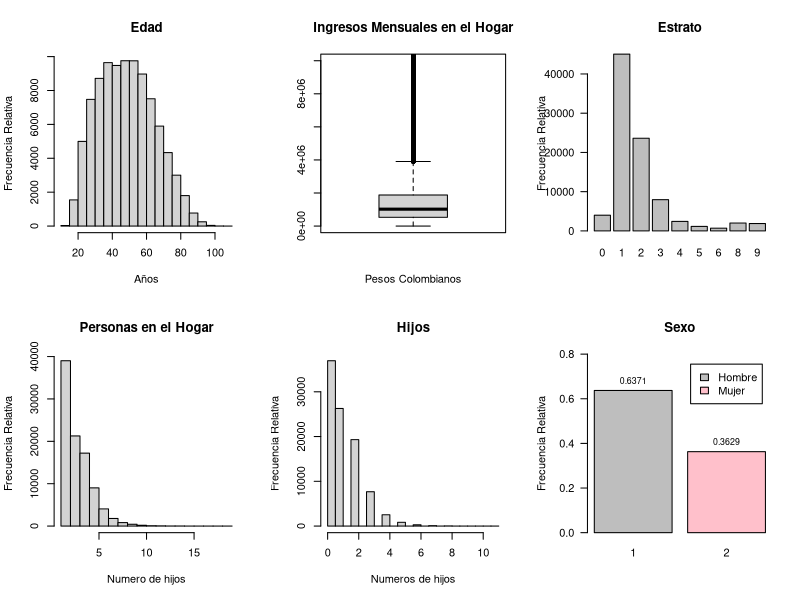
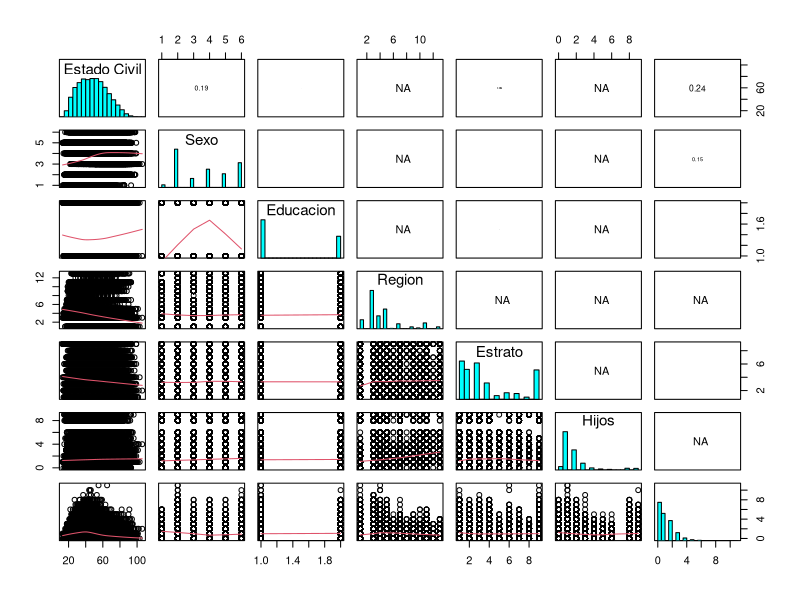
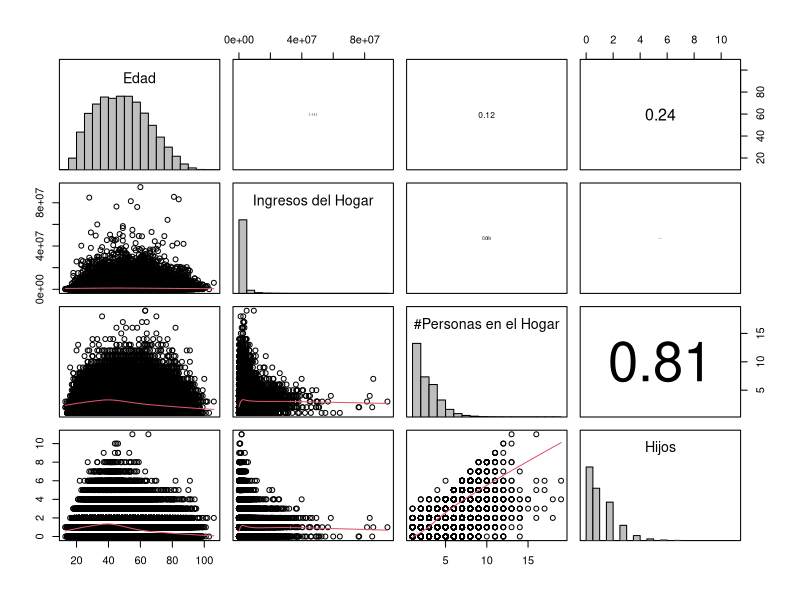

Generate these figures, in order, with R:
## ---- chunk 1
library(dplyr)
library(knitr)
## ---- chunk 2
#Lectura de la base de datos
labeled <- read.csv("../db/labeled_input.csv", header = TRUE, sep = ",")
data <- data.frame(labeled)
## ---- chunk 3
#data_n variables numericas
data_n  <- data %>% select(P6040, I_HOGAR, CANT_PERSONAS_HOGAR, HIJOS)
#data_c variables categoricas 
data_c  <- data %>% select(P6020, P5502, P6080, P8587, REGION, P8520S1A1)

#Nombres de las columnas de data_n y data_c 
colnamesdatan <- c("Edad", "Ingreso mensual del Hogar", "Personas en el hogar", "Hijos")
colnamesdatac <- c("Sexo", "Estado civil", "Etnia", "Nivel Educativo", "Region", "Estrato")

#calculo de la desviacion estandar 
sd_f <- function(data) {
  sd(data, na.rm = TRUE)
}

#Resumen numericos 
kable(summary(data_n), caption = "Medidas de localizacion", col.names = colnamesdatan)
kable(t(apply(data_n, 2, sd_f)), caption = "Desviaciones Estandar", col.names = colnamesdatan)

## ---- chunk 4
#Formato en tipo de tabla 
table_f <- function(data, colname) {
  frec <- as.data.frame(table(data))
  frec_abs <- as.data.frame(prop.table(table(data)))
  colnames(frec) <- c(colname, "Frecuencia")
  colnames(frec_abs) <- c(colname, "Frecuencia.Abs. ")
  frecuency <- merge(frec, frec_abs, by = colname)
  return(kable(frecuency))
}

#tabla de la variable sexo
table_f(data$P6020, 'Sexo')
## ---- chunk 5
#table de la variable Estado Civil
table_f(data$P5502, 'Estado Civil')
## ---- chunk 6

#tabla de la variable Etnia
table_f(data$P6080, 'Etnia')
## ---- chunk 7
#tabla de la variable Region 
table_f(data$REGION, 'Region')
## ---- chunk 8
#tabla de la variable Estrato
table_f(data$P8520S1A1, 'Estrato')
## ---- chunk 9
#tabla de la variable Educacion
table_f(data$P8587, 'Nivel Educación')
## ---- chunk 10

#Grid de tamaño 2x3 
par(mfrow = c(2, 3))


hist(data_n$P6040, main = "Edad", xlab = "Años", ylab = "Frecuencia Relativa")

boxplot(data_n$I_HOGAR, main = "Ingresos Mensuales en el Hogar", xlab = "Pesos Colombianos",
        ylim = c(0, 10000000))


t_estrato <- table(data_c$P8520S1A1)
g_estrato <- barplot(t_estrato,
                     main = "Estrato",
                     ylab = "Frecuencia Relativa",
                     las = 1)


hist(data_n$CANT_PERSONAS_HOGAR, main = "Personas en el Hogar", xlab = "Numero de hijos",
      ylab = "Frecuencia Relativa")

hist(data_n$HIJOS, main = "Hijos", xlab = "Numeros de hijos", ylab ="Frecuencia Relativa")


t_sexo <-prop.table(table(data_c$P6020))
g_sexo <- barplot(t_sexo, 
        col = c("gray", "pink"),
        main = "Sexo",
        ylab = "Frecuencia Relativa",
        ylim = c(0, 0.8),
        las = 1,
        legend.text = c ("Hombre", "Mujer"))

text(x = g_sexo,  y=t_sexo, pos=3, cex=0.8, col="black",
     label=round(t_sexo, 4))

## ---- chunk 11
#data_n %>% select(I_HOGAR) %>% filter(I_HOGAR < 100000000) %>% count()
## ---- chunk 12
data_s <- data %>% select(P6040, P5502, P6020,  P8587, REGION,  P8520S1A1, HIJOS,)
colnames(data_s) <- c("Estado Civil", "Sexo", "Educacion", "Region", "Estrato", "Hijos")

panel.hist <- function(x, ...)
{
    usr <- par("usr"); on.exit(par(usr))
    par(usr = c(usr[1:2], 0, 1.5) )
    h <- hist(x, plot = FALSE)
    breaks <- h$breaks; nB <- length(breaks)
    y <- h$counts; y <- y/max(y)
    rect(breaks[-nB], 0, breaks[-1], y, col = "cyan", ...)
}
panel.cor <- function(x, y, digits = 2, prefix = "", cex.cor, ...)
{
    usr <- par("usr"); on.exit(par(usr))
    par(usr = c(0, 1, 0, 1))
    r <- abs(cor(x, y))
    txt <- format(c(r, 0.123456789), digits = digits)[1]
    txt <- paste0(prefix, txt)
    if(missing(cex.cor)) cex.cor <- 0.8/strwidth(txt)
    text(0.5, 0.5, txt, cex = cex.cor * r)
}

pairs(data_s,lower.panel = panel.smooth, upper.panel = panel.cor,diag.panel = panel.hist)
## ---- chunk 13
data_s2 <- data %>% select(P6040, I_HOGAR, CANT_PERSONAS_HOGAR, HIJOS)
colnames(data_s2) <- c("Edad", "Ingresos del Hogar", "#Personas en el Hogar", "Hijos")

panel.hist <- function(x, ...)
{
    usr <- par("usr"); on.exit(par(usr))
    par(usr = c(usr[1:2], 0, 1.5) )
    h <- hist(x, plot = FALSE)
    breaks <- h$breaks; nB <- length(breaks)
    y <- h$counts; y <- y/max(y)
    rect(breaks[-nB], 0, breaks[-1], y, col = "gray", ...)
}
panel.cor <- function(x, y, digits = 2, prefix = "", cex.cor, ...)
{
    usr <- par("usr"); on.exit(par(usr))
    par(usr = c(0, 1, 0, 1))
    r <- abs(cor(x, y))
    txt <- format(c(r, 0.123456789), digits = digits)[1]
    txt <- paste0(prefix, txt)
    if(missing(cex.cor)) cex.cor <- 0.8/strwidth(txt)
    text(0.5, 0.5, txt, cex = cex.cor * r)
}

pairs(data_s2,lower.panel = panel.smooth, upper.panel = panel.cor,diag.panel = panel.hist)
## ---- chunk 14
kable(cor(x=data$CANT_PERSONAS_HOGAR, y=data$HIJOS), col.names = "Correlación de las Personas del Hogar entre el Número de Hijos", align = rep('l', 1))

